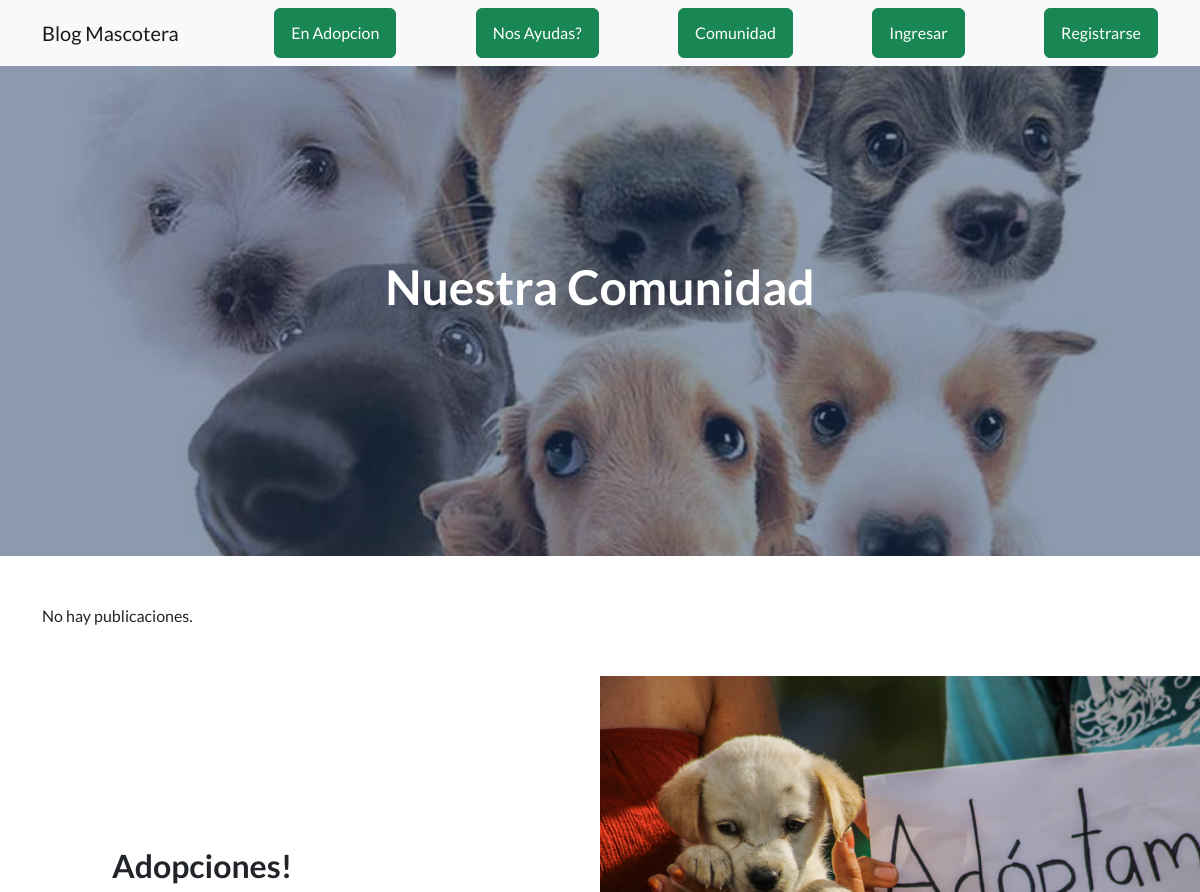
Page /AppInicio/pet_lista/ (upper part) on the earlier database version.
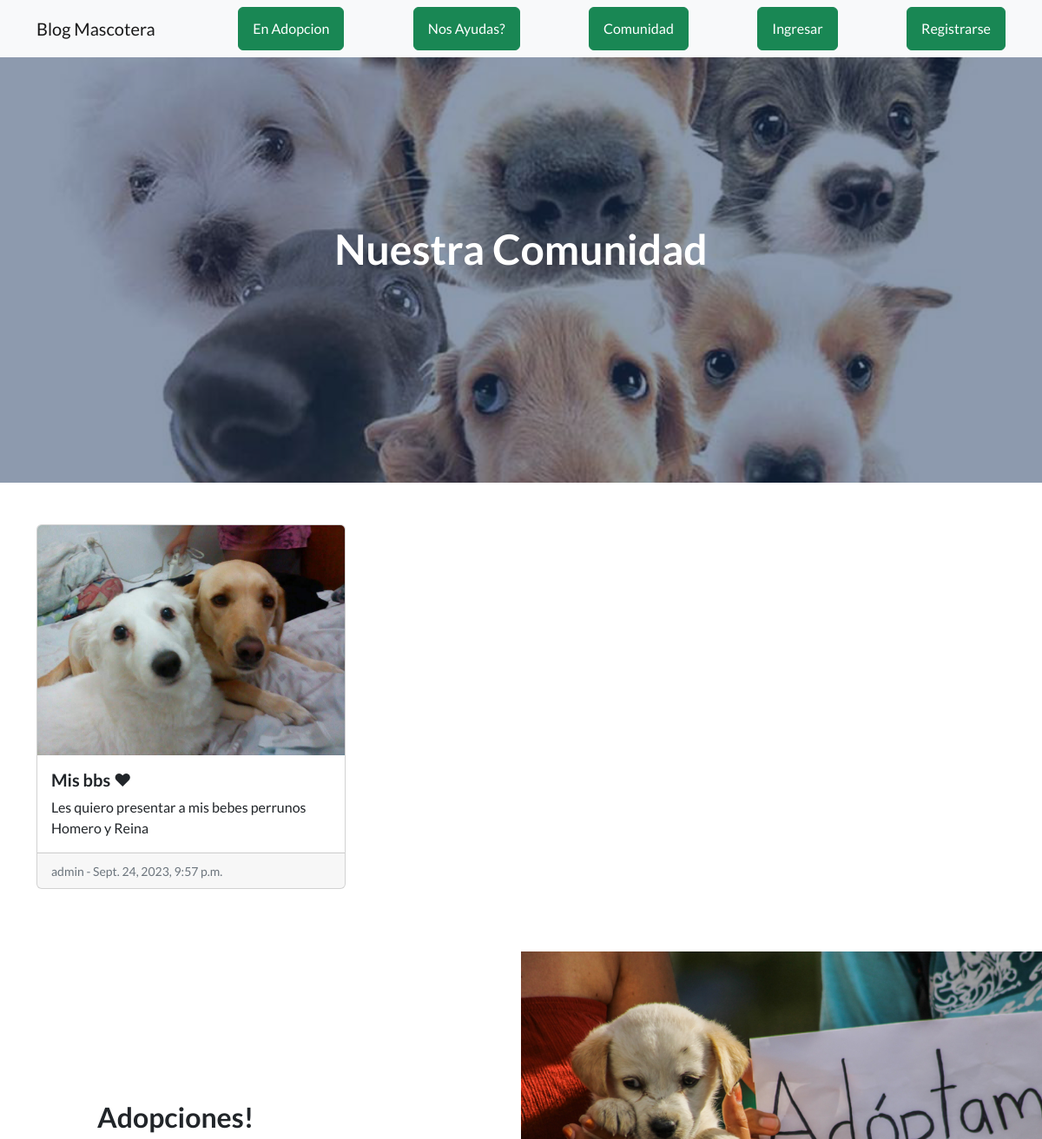
Same page on the later database version.
### AppInicio/models.py (models this page shows, shortened)
class Pet(models.Model):
    titulo = models.CharField(max_length=200)
    autor = models.ForeignKey(User, on_delete=models.CASCADE, default=1)
    pet_info = models.TextField()
    imagen = models.ImageField(upload_to='pet_images/')
    fecha_creacion = models.DateTimeField(auto_now_add=True)

### AppInicio/views.py (the view)
# urls.py: path('pet_lista/', pet_lista, name='pet_lista'),
def pet_lista(request):
    pets = Pet.objects.all()
    return render(request, 'AppInicio/pet_lista.html', {'pets': pets})

### AppInicio/templates/AppInicio/pet_lista.html (shortened to what this page needs)
{% extends "AppInicio/padre.html" %}
{% load static %}
{% block titulo %}
Nuestra Comunidad
{% endblock %}
{% block contenido %}
<div class="container my-5">
  {% if pets %}
    <div class="row">
      {% for pet in pets %}
        <div class="col-md-4 mb-4">
          <div class="card">
            <img src="{{ pet.imagen.url }}" alt="{{ pet.titulo }}" class="card-img-top">
            <div class="card-body">
              <h5 class="card-title">{{ pet.titulo }}</h5>
              <p class="card-text">{{ pet.pet_info }}</p>
            </div>
            <div class="card-footer">
              <small class="text-muted">{{ pet.autor }} - {{ pet.fecha_creacion }}</small>
            </div>
          </div>
        </div>
      {% endfor %}
    </div>
  {% else %}
    <p>No hay publicaciones.</p>
  {% endif %}
</div>
{% endblock %}

Differences in the rows shown:
added Pet: imagen (picture), titulo "Mis bbs ❤", pet_info "Les quiero presentar a mis bebes perrunos Homero y Reina", autor "admin", fecha_creacion "Sept. 24, 2023, 9:57 p.m."
Other differences:
text no longer shown: "No hay publicaciones."
